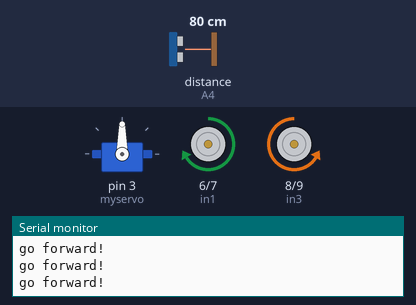
Recording of a sketch running on a simulated Arduino Uno, built with avr-gcc and run on an emulated ATmega328P. Parts: servo, motor-driver pin pairs drawn as motors (green arrow = first pin HIGH = forward, orange = second pin HIGH = backward, longer = more drive, scaled by the enable pin), the last lines printed to the serial monitor. Wiring (inferred from the names in the program): ultrasonic range finder: trigger A5; echo A4. The inputs (shaded band) are chosen by the test bench; at power-on: distance to the obstacle (sensor on A4) 80 cm. The echo pulse lasts 58.3 µs per cm.

Above: at 1.3 s.
1.4 s: distance to the obstacle (sensor on A4) set to 45 cm
2.9 s: distance to the obstacle (sensor on A4) set to 37 cm
At 3.9 s:
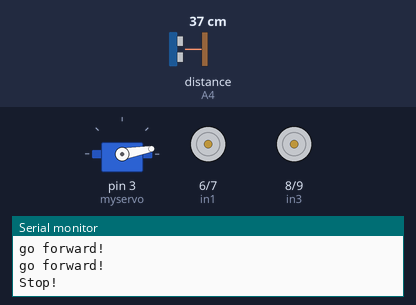
5.9 s: distance to the obstacle (sensor on A4) set to 2 cm
At 7.1 s:
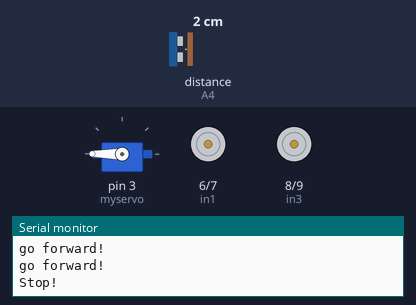
8.9 s: distance to the obstacle (sensor on A4) set to 60 cm
At 10.0 s:
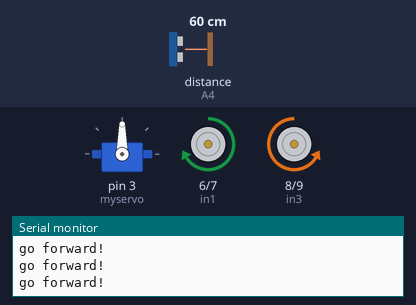
10.6 s: distance to the obstacle (sensor on A4) set to 4 cm
At 13.4 s:
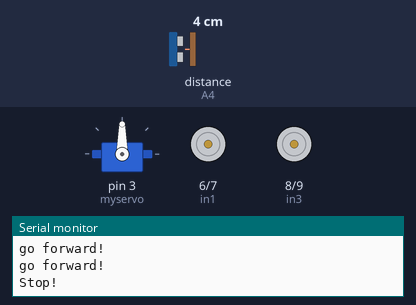
13.6 s: distance to the obstacle (sensor on A4) set to 9 cm
Timing chart, 0 to 23.8 s (numbered marks = the images above; inputs shaded):
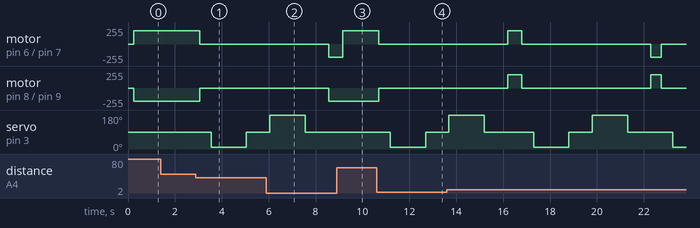

Measured:
- the behaviour switches between 42 and 41 cm on distance to the obstacle (sensor on A4) (found by bisection; images 0 and 1)
- after the input at 2.9 s, motor on pin 6 (in1) / pin 7 (in2): forward 200/255 → stopped after 0.15 s; motor on pin 8 (in3) / pin 9 (in4): backward 200/255 → stopped after 0.15 s; servo on pin 3 (myservo): 90° → 10° after 0.65 s, → 90° 1.5 s later
- after the input at 8.9 s, motor on pin 6 (in1) / pin 7 (in2): backward 200/255 → forward 200/255 after 0.27 s; motor on pin 8 (in3) / pin 9 (in4): stays backward 200/255 (without the input it goes to stopped after 0.26 s); servo on pin 3 (myservo): stays 90° (without the input it goes to 10° after 0.76 s)
- after the input at 10.6 s, motor on pin 6 (in1) / pin 7 (in2): forward 200/255 → stopped after 0.09 s; motor on pin 8 (in3) / pin 9 (in4): backward 200/255 → stopped after 0.09 s; servo on pin 3 (myservo): 90° → 10° after 0.59 s, → 90° 1.5 s later

The sketch:

Obstacle_Avoidance_Car.ino
```cpp
//www.elegoo.com
//2016.09.23
/*
Use "myservo.write (angle)" to command the micron servo
to the angle degree which has a range from 10 to 180.
If it exceeds the range, the micro servo won’t recognize
this angle and will keep rotating.
*/
#include <Servo.h> //servo library
Servo myservo; // create servo object to control servo
int Echo = A4;
int Trig = A5;
int in1 = 6;
int in2 = 7;
int in3 = 8;
int in4 = 9;
int ENA = 5;
int ENB = 11;
int ABS = 200;
int rightDistance = 0,leftDistance = 0,middleDistance = 0 ;
void _mForward()
{
 analogWrite(ENA,ABS);
 analogWrite(ENB,ABS);
  digitalWrite(in1,HIGH);//digital output
  digitalWrite(in2,LOW);
  digitalWrite(in3,LOW);
  digitalWrite(in4,HIGH);
 Serial.println("go forward!");
}

void _mBack()
{
 analogWrite(ENA,ABS);
 analogWrite(ENB,ABS);
  digitalWrite(in1,LOW);
  digitalWrite(in2,HIGH);
  digitalWrite(in3,HIGH);
  digitalWrite(in4,LOW);
 Serial.println("go back!");
}

void _mleft()
{
 analogWrite(ENA,ABS);
 analogWrite(ENB,ABS);
  digitalWrite(in1,HIGH);
  digitalWrite(in2,LOW);
  digitalWrite(in3,HIGH);
  digitalWrite(in4,LOW);
 Serial.println("go left!");
}

void _mright()
{
 analogWrite(ENA,ABS);
 analogWrite(ENB,ABS);
  digitalWrite(in1,LOW);
  digitalWrite(in2,HIGH);
  digitalWrite(in3,LOW);
  digitalWrite(in4,HIGH);
 Serial.println("go right!");
}
void _mStop()
{
  digitalWrite(ENA,LOW);
  digitalWrite(ENB,LOW);
  Serial.println("Stop!");
}
 /*Ultrasonic distance measurement Sub function*/
int Distance_test()
{
  digitalWrite(Trig, LOW);
  delayMicroseconds(2);
  digitalWrite(Trig, HIGH);
  delayMicroseconds(20);
  digitalWrite(Trig, LOW);
  float Fdistance = pulseIn(Echo, HIGH);
  Fdistance= Fdistance/58;
  return (int)Fdistance;
}

void setup()
{
  myservo.attach(3);// attach servo on pin 3 to servo object
  Serial.begin(9600);
  pinMode(Echo, INPUT);
  pinMode(Trig, OUTPUT);
  pinMode(in1,OUTPUT);
  pinMode(in2,OUTPUT);
  pinMode(in3,OUTPUT);
  pinMode(in4,OUTPUT);
  pinMode(ENA,OUTPUT);
  pinMode(ENB,OUTPUT);
  _mStop();
}

void loop()
{
    myservo.write(90);//setservo position according to scaled value
    delay(250);
    middleDistance = Distance_test();
    #ifdef send
    Serial.print("middleDistance=");
    Serial.println(middleDistance);
    #endif

    if(middleDistance<=40)
    {
      _mStop();
      delay(500);
      myservo.write(10);//10°-180°
      delay(1000);
      rightDistance = Distance_test();

      #ifdef send
      Serial.print("rightDistance=");
      Serial.println(rightDistance);
      #endif

      delay(500);
       myservo.write(90);
      delay(1000);
      myservo.write(180);
      delay(1000);
      leftDistance = Distance_test();

      #ifdef send
      Serial.print("leftDistance=");
      Serial.println(leftDistance);
      #endif

      delay(500);
      myservo.write(90);
      delay(1000);
      if(rightDistance>leftDistance)
      {
        _mright();
        delay(360);
       }
       else if(rightDistance<leftDistance)
       {
        _mleft();
        delay(360);
       }
       else if((rightDistance<=20)||(leftDistance<=20))
       {
        _mBack();
        delay(180);
       }
       else
       {
        _mForward();
       }
    }
    else
        _mForward();
}
```
